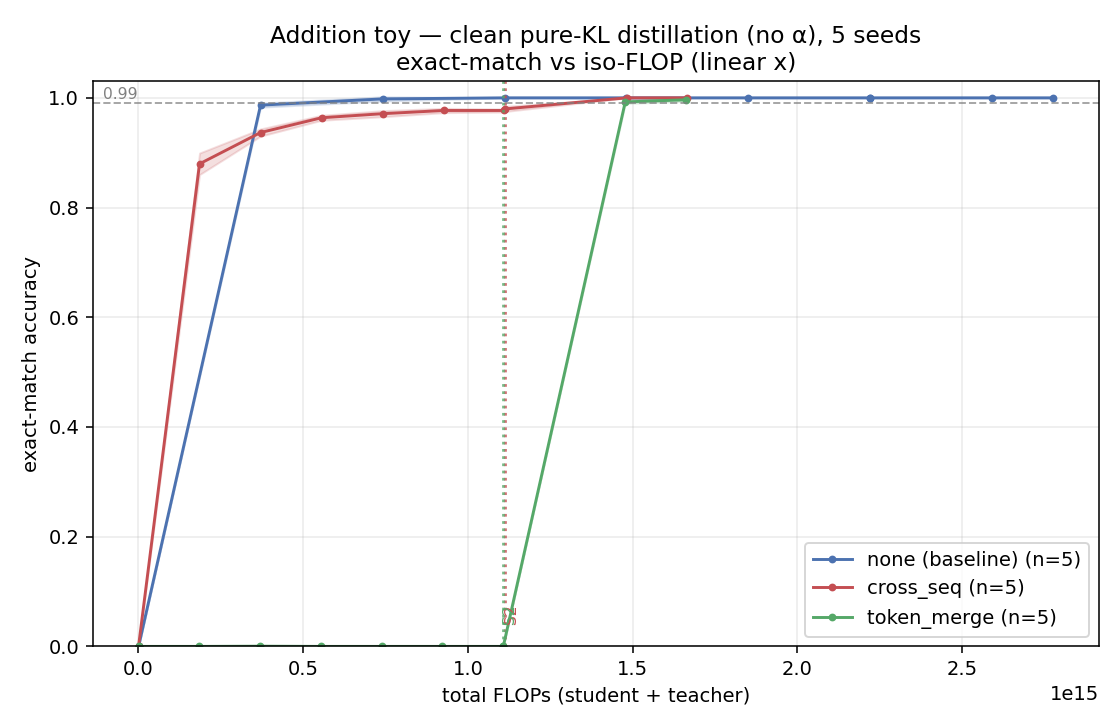

This chart was generated by the following Python code:
"""Addition toy (pure-KL, 5 seeds): exact-match vs FLOPs learning curves per method."""
import json
import matplotlib
matplotlib.use("Agg")
import matplotlib.pyplot as plt
import numpy as np

d = json.load(open("/tmp/add_curve.json"))
colors = {"none": "#4C72B0", "cross_seq": "#C44E52", "token_merge": "#55A868"}
labels = {"none": "none (baseline)", "cross_seq": "cross_seq", "token_merge": "token_merge"}

fig, ax = plt.subplots(figsize=(8, 5.2))
for m in ["none", "cross_seq", "token_merge"]:
    if m not in d:
        continue
    cur = np.array(d[m]["curve"])           # [flops, mean_acc, std_acc]
    fl, mu, sd = cur[:, 0], cur[:, 1], cur[:, 2]
    ax.plot(fl, mu, "-o", ms=3, color=colors[m], label=f"{labels[m]} (n={d[m]['n']})")
    ax.fill_between(fl, mu - sd, mu + sd, color=colors[m], alpha=0.18)
    # mark the superposed->normal (S1->S2) transition. ONLY meaningful for the
    # superposition methods: for `none` both stages are identical normal-data KD,
    # so its "S2 boundary" is a no-op and would mislead.
    s2 = d[m].get("s2_flops")
    if s2 and m != "none":
        ax.axvline(s2, ls=":", color=colors[m], lw=1.4, alpha=0.8)
        ax.text(s2, 0.03, " S2", color=colors[m], fontsize=8, rotation=90, va="bottom", ha="left")

ax.set_xlabel("total FLOPs (student + teacher)")
ax.set_ylabel("exact-match accuracy")
ax.set_title("Addition toy — clean pure-KL distillation (no α), 5 seeds\nexact-match vs iso-FLOP (linear x)")
ax.axhline(0.99, ls="--", color="grey", lw=1, alpha=0.7)
ax.text(0.01, 0.992, "0.99", transform=ax.get_yaxis_transform(), fontsize=8, color="grey", va="bottom")
ax.set_ylim(0, 1.03)
ax.grid(True, which="both", alpha=0.25)
ax.legend(loc="lower right")
fig.tight_layout()
out = "/home/t-jackcai/superposition-distillation/plots/addition_purekl_curve.png"
fig.savefig(out, dpi=140)
print("wrote", out)
